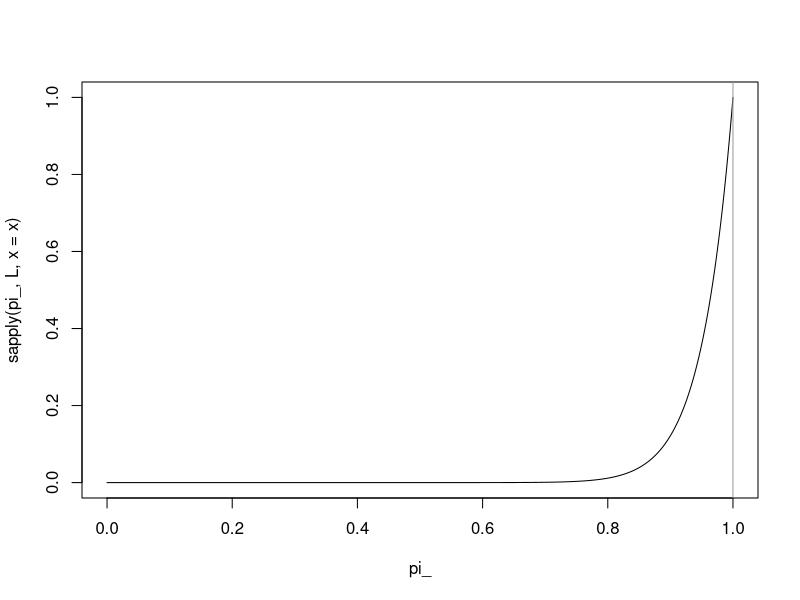

The R script that drew this image:
## ---- chunk 1

n=20

L = function(pi_,x){
  term = (pi_^x)*((1-pi_)^(1-x))
  return(prod(term))
}

x=rep(1,n)
pi_ = seq(0,1,by=0.001)
plot(pi_, sapply(pi_,L,x=x),type='l')
abline(v = 1, col = "gray60")
## ---- chunk 2
2*pnorm(-abs(4.4721))
## ---- chunk 3

 prop.test
 
 
## ---- chunk 4
1-pchisq (12.04, df = 1)
